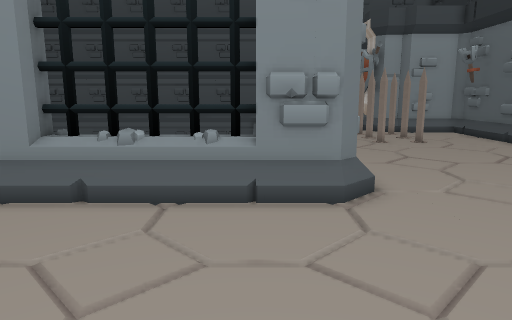
[1] (above)

14 first-person views from a walk through a level from a Godot 3-D game. The camera is 1.2 m above the floor, tilts 10° down and sees 70° across. The floor is counted in squares, 0.5 m on a side. Each view is taken from the middle of a square. On the plan, view 1 faces up. The plan holds only what a view shows up to about 20 squares ahead; the rest is blank. The place goes on beyond the plan. Some surface patterns are stand-ins.

[2]
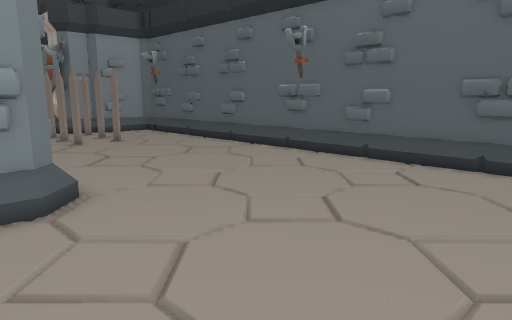

[3]
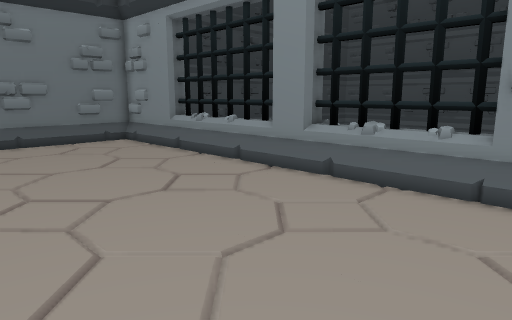

[4]
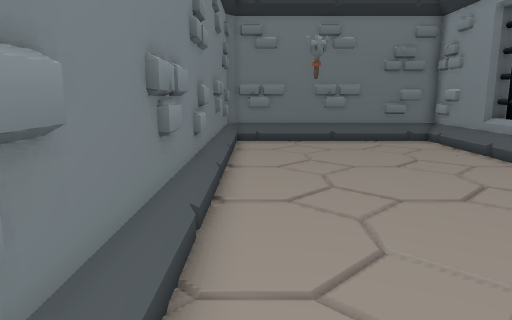

[5]
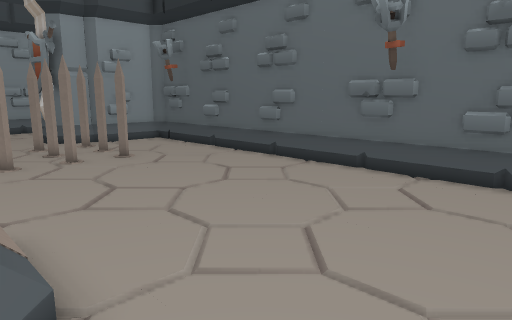

[6]
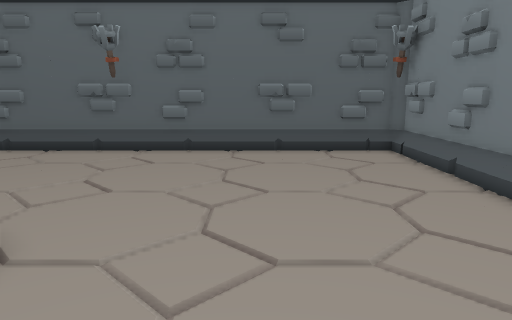

[7]
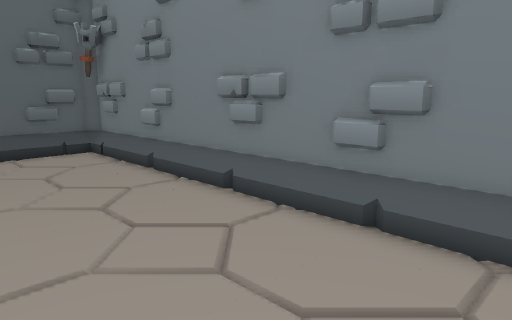

[8]
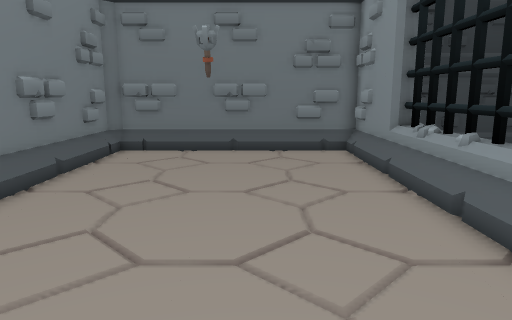

[9]
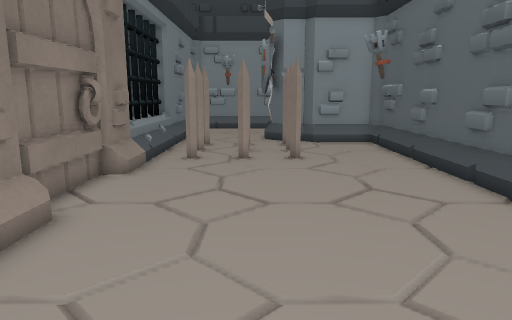

[10]
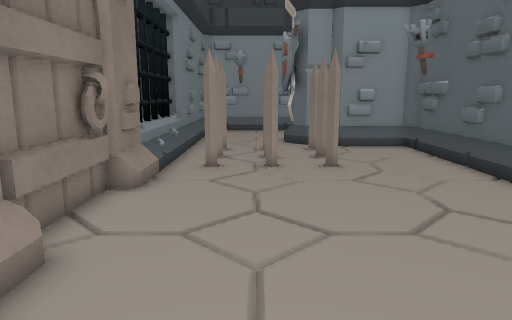

[11]
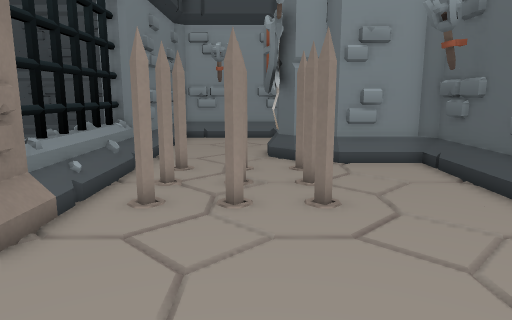

[12]
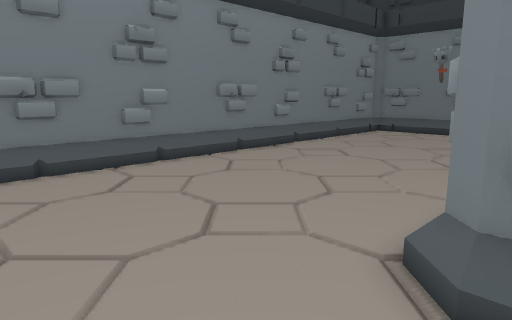

[13]
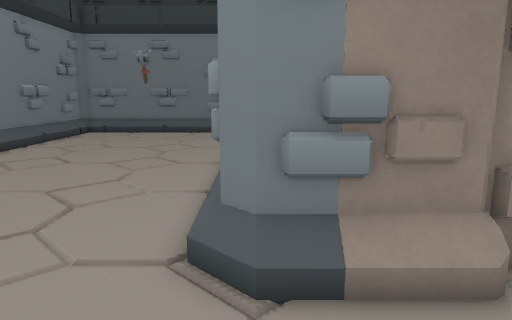

[14]
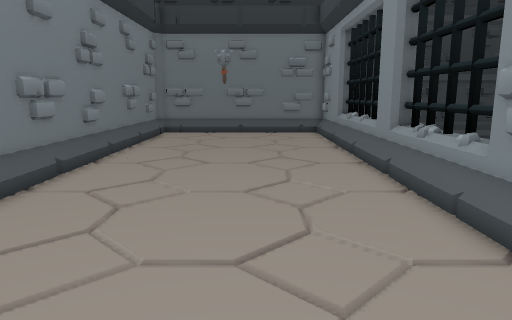

### Floor plan
Key: @ floor where view 1 was taken; # wall or solid block; x gap in a wall; . floor; / step, stairs or slope; = window, fence, low wall or low ledge; ^ raised ledge; S spikes; T torch; P pillar.
Columns run from 20 left of view 1 to 14 right of it. Each row starts with its distance up from view 1.
 26                       ##   PP
 25                       #....PP##
 24                       #...... #####
 23                       #.SSSSSS...##
 22                       #..........##
 21                       #.SSSSSS...##
 20                       #..........##
 19                       #.SSSSSS...#
 18                       ##.........#
 17 ^                     ##.........#
 16 ^                     #..........#
 15 #                     #..........#
 14 ^                     #..........#
 13 ^                     #..........#
 12 ^                     ##.........##
 11                       ##.........##
 10                       ##.........##
  9   #####x=###=x#x=######=.........##
  8   #### /////////////###..........##
  7   ##.............................#
  6   ##.............................#
  5   #..............................#
  4   ##.............................#
  3   ##.............................#
  2   #T.............................#
  1   #..............................#
  0   ##................@............#
 -1   ##.............................#
 -2   ####.###..##.###..##.###..##.###
 -3    ##############################

Positions as (right, up) in squares from view 1, and headings:
1: (0, 0), facing up
2: (0, 0), facing up-right
3: (2, -1), facing up-left
4: (2, -1), facing left
5: (2, 5), facing up-right
6: (-3, 4), facing right
7: (-3, 4), facing down-right
8: (-1, 4), facing left
9: (7, 5), facing up
10: (6, 7), facing up
11: (7, 11), facing up
12: (7, 10), facing down-left
13: (7, 9), facing left
14: (7, 4), facing left
